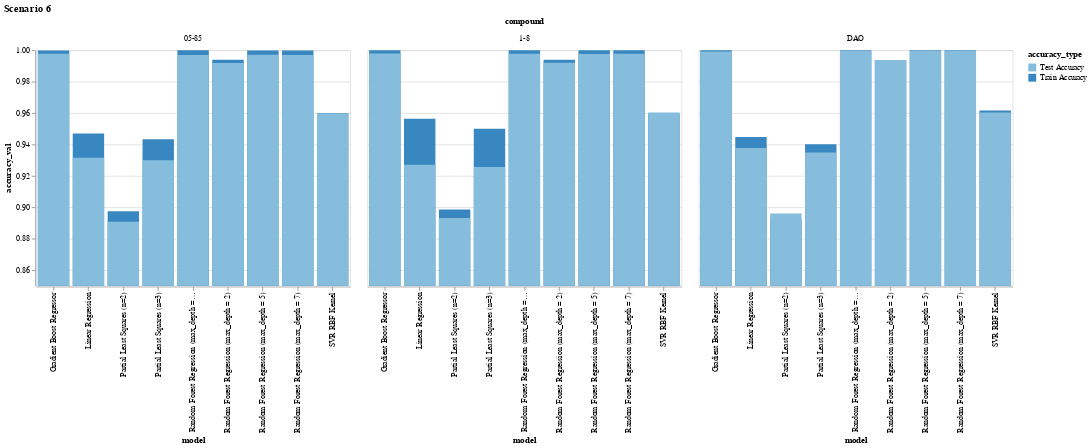

Notebook code for this chart:
### Code cell
alt.Chart(df_feed.query('scenario == "s6"')).mark_bar().encode(
    alt.X('model'),
    alt.Y('accuracy_val', stack = False, scale = alt.Scale(domain = [0.85,1])),
    alt.Color('accuracy_type:O'),
    alt.Facet('compound')
    ).properties(width = 400).properties(title = 'Scenario 6')

### Figure 1 — Vega-Lite specification as saved in the notebook (floating-point values rounded to 4 significant figures)
{"$schema": "https://vega.github.io/schema/vega-lite/v3.4.0.json", "config": {"mark": {"tooltip": null}, "view": {"height": 300, "width": 400}}, "data": {"name": "data-2857e3005e0e74e816dfeb91d8697050"}, "datasets": {"data-2857e3005e0e74e816dfeb91d8697050": [{"accuracy_type": "Train Accuracy", "accuracy_val": 0.9469, "compound": "05-85", "model": "Linear Regression", "scenario": "s6"}, {"accuracy_type": "Train Accuracy", "accuracy_val": 0.9564, "compound": "1-8", "model": "Linear Regression", "scenario": "s6"}, {"accuracy_type": "Train Accuracy", "accuracy_val": 0.9447, "compound": "DAO", "model": "Linear Regression", "scenario": "s6"}, {"accuracy_type": "Train Accuracy", "accuracy_val": 0.8974, "compound": "05-85", "model": "Partial Least Squares (n=2)", "scenario": "s6"}, {"accuracy_type": "Train Accuracy", "accuracy_val": 0.8986, "compound": "1-8", "model": "Partial Least Squares (n=2)", "scenario": "s6"}, {"accuracy_type": "Train Accuracy", "accuracy_val": 0.8924, "compound": "DAO", "model": "Partial Least Squares (n=2)", "scenario": "s6"}, {"accuracy_type": "Train Accuracy", "accuracy_val": 0.9433, "compound": "05-85", "model": "Partial Least Squares (n=3)", "scenario": "s6"}, {"accuracy_type": "Train Accuracy", "accuracy_val": 0.95, "compound": "1-8", "model": "Partial Least Squares (n=3)", "scenario": "s6"}, {"accuracy_type": "Train Accuracy", "accuracy_val": 0.9401, "compound": "DAO", "model": "Partial Least Squares (n=3)", "scenario": "s6"}, {"accuracy_type": "Train Accuracy", "accuracy_val": 0.9939, "compound": "05-85", "model": "Random Forest Regression (max_depth = 2)", "scenario": "s6"}, {"accuracy_type": "Train Accuracy", "accuracy_val": 0.9939, "compound": "1-8", "model": "Random Forest Regression (max_depth = 2)", "scenario": "s6"}, {"accuracy_type": "Train Accuracy", "accuracy_val": 0.9934, "compound": "DAO", "model": "Random Forest Regression (max_depth = 2)", "scenario": "s6"}, {"accuracy_type": "Train Accuracy", "accuracy_val": 0.9998, "compound": "05-85", "model": "Random Forest Regression (max_depth = 5)", "scenario": "s6"}, {"accuracy_type": "Train Accuracy", "accuracy_val": 1.0, "compound": "1-8", "model": "Random Forest Regression (max_depth = 5)", "scenario": "s6"}, {"accuracy_type": "Train Accuracy", "accuracy_val": 0.9999, "compound": "DAO", "model": "Random Forest Regression (max_depth = 5)", "scenario": "s6"}, {"accuracy_type": "Train Accuracy", "accuracy_val": 0.9999, "compound": "05-85", "model": "Random Forest Regression (max_depth = 7)", "scenario": "s6"}, {"accuracy_type": "Train Accuracy", "accuracy_val": 1.0, "compound": "1-8", "model": "Random Forest Regression (max_depth = 7)", "scenario": "s6"}, {"accuracy_type": "Train Accuracy", "accuracy_val": 1.0, "compound": "DAO", "model": "Random Forest Regression (max_depth = 7)", "scenario": "s6"}, {"accuracy_type": "Train Accuracy", "accuracy_val": 1.0, "compound": "05-85", "model": "Random Forest Regression (max_depth = 10)", "scenario": "s6"}, {"accuracy_type": "Train Accuracy", "accuracy_val": 1.0, "compound": "1-8", "model": "Random Forest Regression (max_depth = 10)", "scenario": "s6"}, {"accuracy_type": "Train Accuracy", "accuracy_val": 1.0, "compound": "DAO", "model": "Random Forest Regression (max_depth = 10)", "scenario": "s6"}, {"accuracy_type": "Train Accuracy", "accuracy_val": 0.9599, "compound": "05-85", "model": "SVR RBF Kernel", "scenario": "s6"}, {"accuracy_type": "Train Accuracy", "accuracy_val": 0.9597, "compound": "1-8", "model": "SVR RBF Kernel", "scenario": "s6"}, {"accuracy_type": "Train Accuracy", "accuracy_val": 0.9616, "compound": "DAO", "model": "SVR RBF Kernel", "scenario": "s6"}, {"accuracy_type": "Train Accuracy", "accuracy_val": 0.9998, "compound": "05-85", "model": "Gradient Boost Regressor", "scenario": "s6"}, {"accuracy_type": "Train Accuracy", "accuracy_val": 1.0, "compound": "1-8", "model": "Gradient Boost Regressor", "scenario": "s6"}, {"accuracy_type": "Train Accuracy", "accuracy_val": 1.0, "compound": "DAO", "model": "Gradient Boost Regressor", "scenario": "s6"}, {"accuracy_type": "Test Accuracy", "accuracy_val": 0.9315, "compound": "05-85", "model": "Linear Regression", "scenario": "s6"}, {"accuracy_type": "Test Accuracy", "accuracy_val": 0.9271, "compound": "1-8", "model": "Linear Regression", "scenario": "s6"}, {"accuracy_type": "Test Accuracy", "accuracy_val": 0.9377, "compound": "DAO", "model": "Linear Regression", "scenario": "s6"}, {"accuracy_type": "Test Accuracy", "accuracy_val": 0.8908, "compound": "05-85", "model": "Partial Least Squares (n=2)", "scenario": "s6"}, {"accuracy_type": "Test Accuracy", "accuracy_val": 0.8931, "compound": "1-8", "model": "Partial Least Squares (n=2)", "scenario": "s6"}, {"accuracy_type": "Test Accuracy", "accuracy_val": 0.896, "compound": "DAO", "model": "Partial Least Squares (n=2)", "scenario": "s6"}, {"accuracy_type": "Test Accuracy", "accuracy_val": 0.9299, "compound": "05-85", "model": "Partial Least Squares (n=3)", "scenario": "s6"}, {"accuracy_type": "Test Accuracy", "accuracy_val": 0.9257, "compound": "1-8", "model": "Partial Least Squares (n=3)", "scenario": "s6"}, {"accuracy_type": "Test Accuracy", "accuracy_val": 0.9349, "compound": "DAO", "model": "Partial Least Squares (n=3)", "scenario": "s6"}, {"accuracy_type": "Test Accuracy", "accuracy_val": 0.9918, "compound": "05-85", "model": "Random Forest Regression (max_depth = 2)", "scenario": "s6"}, {"accuracy_type": "Test Accuracy", "accuracy_val": 0.992, "compound": "1-8", "model": "Random Forest Regression (max_depth = 2)", "scenario": "s6"}, {"accuracy_type": "Test Accuracy", "accuracy_val": 0.9937, "compound": "DAO", "model": "Random Forest Regression (max_depth = 2)", "scenario": "s6"}, {"accuracy_type": "Test Accuracy", "accuracy_val": 0.9971, "compound": "05-85", "model": "Random Forest Regression (max_depth = 5)", "scenario": "s6"}, {"accuracy_type": "Test Accuracy", "accuracy_val": 0.9977, "compound": "1-8", "model": "Random Forest Regression (max_depth = 5)", "scenario": "s6"}, {"accuracy_type": "Test Accuracy", "accuracy_val": 0.9997, "compound": "DAO", "model": "Random Forest Regression (max_depth = 5)", "scenario": "s6"}, {"accuracy_type": "Test Accuracy", "accuracy_val": 0.9969, "compound": "05-85", "model": "Random Forest Regression (max_depth = 7)", "scenario": "s6"}, {"accuracy_type": "Test Accuracy", "accuracy_val": 0.9977, "compound": "1-8", "model": "Random Forest Regression (max_depth = 7)", "scenario": "s6"}, {"accuracy_type": "Test Accuracy", "accuracy_val": 0.9997, "compound": "DAO", "model": "Random Forest Regression (max_depth = 7)", "scenario": "s6"}, {"accuracy_type": "Test Accuracy", "accuracy_val": 0.997, "compound": "05-85", "model": "Random Forest Regression (max_depth = 10)", "scenario": "s6"}, {"accuracy_type": "Test Accuracy", "accuracy_val": 0.9978, "compound": "1-8", "model": "Random Forest Regression (max_depth = 10)", "scenario": "s6"}, {"accuracy_type": "Test Accuracy", "accuracy_val": 0.9997, "compound": "DAO", "model": "Random Forest Regression (max_depth = 10)", "scenario": "s6"}, {"accuracy_type": "Test Accuracy", "accuracy_val": 0.9597, "compound": "05-85", "model": "SVR RBF Kernel", "scenario": "s6"}, {"accuracy_type": "Test Accuracy", "accuracy_val": 0.9604, "compound": "1-8", "model": "SVR RBF Kernel", "scenario": "s6"}, {"accuracy_type": "Test Accuracy", "accuracy_val": 0.9603, "compound": "DAO", "model": "SVR RBF Kernel", "scenario": "s6"}, {"accuracy_type": "Test Accuracy", "accuracy_val": 0.9977, "compound": "05-85", "model": "Gradient Boost Regressor", "scenario": "s6"}, {"accuracy_type": "Test Accuracy", "accuracy_val": 0.9979, "compound": "1-8", "model": "Gradient Boost Regressor", "scenario": "s6"}, {"accuracy_type": "Test Accuracy", "accuracy_val": 0.9992, "compound": "DAO", "model": "Gradient Boost Regressor", "scenario": "s6"}]}, "encoding": {"color": {"field": "accuracy_type", "type": "ordinal"}, "facet": {"field": "compound", "type": "nominal"}, "x": {"field": "model", "type": "nominal"}, "y": {"field": "accuracy_val", "scale": {"domain": [0.85, 1]}, "stack": false, "type": "quantitative"}}, "mark": "bar", "title": "Scenario 6", "width": 400}
